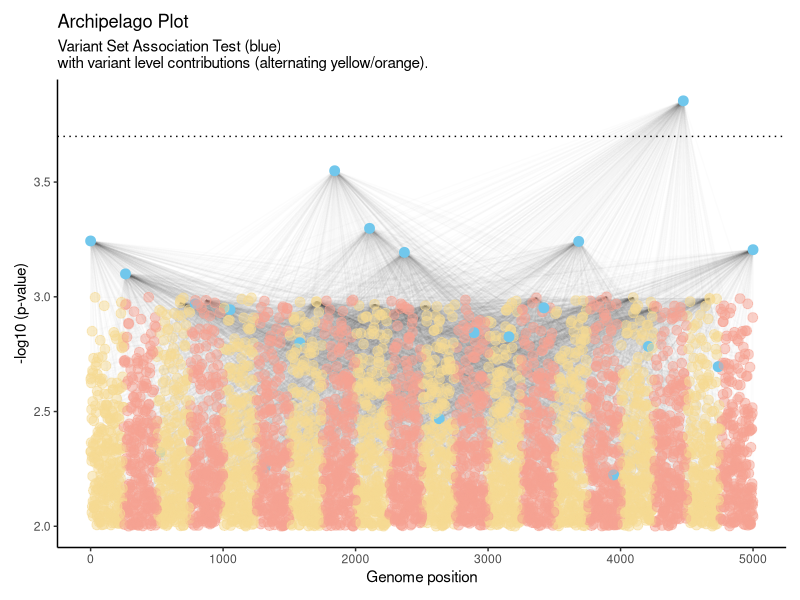
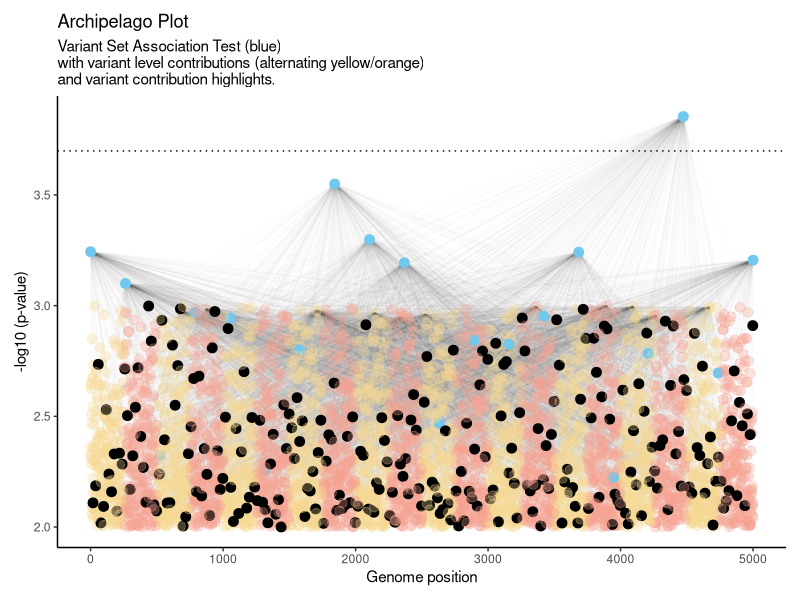
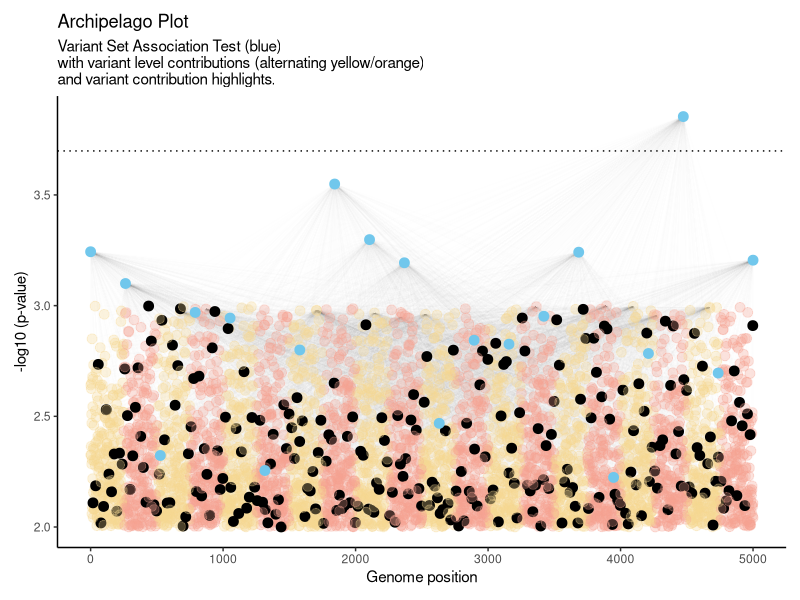

R code for these plots, in order:
# Archipelago Plot ----
library(ggplot2)
# Make synthetic data. 
# Pathway P-value is likely lower than variant P-values. 
# Set seed for reproducibility
set.seed(123)

# To do - replace coordinates with genomic Chromosome positions. 
# Assign rank per variant for simple plotting x-axis.

mulitpier <- 1
first <- 1
last <- 5000*mulitpier
MCLID_max <- 20
crit_val <- 0.0002
pval_max <- 0.001

alternating_colors_max <- 500*mulitpier
alternating_colors_min <- 250*mulitpier

# Sample df1: random numbers from a log-normal distribution
df1 <- data.frame(
  MCLID = seq(1, MCLID_max, by = 1),
  p_value = rlnorm(MCLID_max, meanlog = log(0.001), sdlog = 1)
)

df1$location <- NA

# Sample df2: random from range
df2 <- data.frame(
  MCLID = rep(seq(1, MCLID_max, by = 1), each = 1),
  location = first:last,
  p_value = runif(last, 0.001, 0.01)
)

# Merging df1 and df2
merged_df <- merge(df1, df2, all = T)

# Add a new column to specify pathway points
merged_df$metric <- ifelse(is.na(merged_df$location), "pathway", "variant")

# Calculate the total of locations per MCLID
location_sum <- aggregate(merged_df$location, by=list(merged_df$MCLID), FUN=sum, na.rm=TRUE)

# Rank MCLID by the sum of locations
location_sum$rank <- rank(location_sum$x) 

# Calculate the average location within each MCLID group from the original dataframe
average_location <- aggregate(merged_df$location, by=list(merged_df$MCLID), FUN=mean, na.rm=TRUE)

# Replace NA locations with the average location of their MCLID group
merged_df$location[is.na(merged_df$location)] <- average_location$x[match(merged_df$MCLID[is.na(merged_df$location)], average_location$Group.1)]

# Create a new grouping variable
merged_df$grouping <- with(merged_df, ave(location, MCLID, FUN = function(x) cumsum(!is.na(x))))

# Transform the p_value column
merged_df$p_value <- -log10(merged_df$p_value)


# Narmalise the MCLID location genome wide

merged_df$location <- ifelse(merged_df$metric == "pathway", 
                             (merged_df$location - min(merged_df$location[merged_df$metric == "pathway"])) / 
                               (max(merged_df$location[merged_df$metric == "pathway"]) - min(merged_df$location[merged_df$metric == "pathway"])) * last,
                             merged_df$location)

library(dplyr)

# Separate the data
pathway_points <- merged_df[merged_df$grouping == 1, ]
variant_points <- merged_df[merged_df$grouping > 1, ]

# Join the data
line_data <- variant_points %>%
  left_join(pathway_points, by = "MCLID", suffix = c("", "_pathway"))



# Add a new column for color groups
merged_df$color_group <- ifelse(merged_df$metric == "pathway", "Pathway", 
                                ifelse(((merged_df$location-1) %% alternating_colors_max) < alternating_colors_min,"Chr_A", "Chr_B"))

# Plotting
ggplot() +
  geom_segment(data = line_data, 
               aes(x = location_pathway, xend = location, y = p_value_pathway, yend = p_value), alpha = 0.01) +
  geom_point(data = merged_df, aes(x = location, y = p_value, color = color_group), size = 3, alpha = ifelse(merged_df$metric == "pathway", 1, 0.5)) +
  scale_color_manual(values = c('#f6d992', '#f6a192', '#71c7ec')) +
  ylab("-log10 (p-value)") +
  xlab("Genome position") +
  geom_hline(linetype="dotted", 
             yintercept=-log10(crit_val)) +
  theme_bw() +
  ggtitle("Archipelago Plot") + 
  labs(subtitle = "Variant Set Association Test (blue)\nwith variant level contributions (alternating yellow/orange).") +
theme(panel.grid.major = element_blank(),
      panel.grid.minor = element_blank(),
      panel.border = element_blank(),
      axis.line = element_line(color = "black"),
      plot.margin = margin(10, 10, 10, 10, "pt")) +
  guides(color = "none")

# Archipelago_plot_1_20_5k.pdf 6x4


# Version 2 - highlight variant individual contributions ----

# Create a new variable 'color_condition' that checks the condition
merged_df <- 
  merged_df %>%
  group_by(MCLID) %>%
  mutate(color_condition = 
           ifelse(any(p_value > -log10(crit_val)) & metric == "variant", 
                  "condition_met", 
                  color_group))

# Change the alpha variable accordingly
merged_df$alpha <- ifelse(merged_df$color_condition == "condition_met", 1, ifelse(merged_df$metric == "pathway", 1, 0.3))

# Plotting
ggplot() +
  geom_segment(data = line_data, 
               aes(x = location_pathway, xend = location, y = p_value_pathway, yend = p_value), alpha = 0.01) +
  geom_point(data = merged_df, aes(x = location, y = p_value, color = color_condition), size = 3, alpha = merged_df$alpha) +
  scale_color_manual(values = c('#f6d992', '#f6a192', 'black', '#71c7ec')) +
  ylab("-log10 (p-value)") +
  xlab("Genome position") +
  geom_hline(linetype="dotted", 
             yintercept=-log10(crit_val)) +
  theme_bw() +
  ggtitle("Archipelago Plot") + 
  labs(subtitle = "Variant Set Association Test (blue)\nwith variant level contributions (alternating yellow/orange)\nand variant contribution highlights.") +
  theme(panel.grid.major = element_blank(),
        panel.grid.minor = element_blank(),
        panel.border = element_blank(),
        axis.line = element_line(color = "black"),
        plot.margin = margin(10, 10, 10, 10, "pt")) +
  guides(color = "none")

# Archipelago_plot_2_20_5k.pdf 6x4


# Version 3 - very large set -----
# We will plot points as layers for higherarchy
# Subset the data
variant_df <- merged_df[merged_df$metric == "variant",]
pathway_df <- merged_df[merged_df$metric == "pathway",]

ggplot() +
  geom_segment(data = line_data, 
               aes(x = location_pathway, xend = location, y = p_value_pathway, yend = p_value), alpha = 0.005) +
  # Layer 1: variant points
  geom_point(data = variant_df, aes(x = location, y = p_value, color = color_condition), size = 3, alpha = variant_df$alpha) +
  # Layer 2: pathway points
  geom_point(data = pathway_df, aes(x = location, y = p_value, color = color_condition), size = 3, alpha = pathway_df$alpha) +
  scale_color_manual(values = c('#f6d992', '#f6a192', 'black', '#71c7ec')) +
  ylab("-log10 (p-value)") +
  xlab("Genome position") +
  geom_hline(linetype="dotted", 
             yintercept=-log10(crit_val)) +
  theme_bw() +
  ggtitle("Archipelago Plot") + 
  labs(subtitle = "Variant Set Association Test (blue)\nwith variant level contributions (alternating yellow/orange)\nand variant contribution highlights.") +
  theme(panel.grid.major = element_blank(),
        panel.grid.minor = element_blank(),
        panel.border = element_blank(),
        axis.line = element_line(color = "black"),
        plot.margin = margin(10, 10, 10, 10, "pt")) +
  guides(color = "none")

# Archipelago_plot_3_20_50k.pdf 6x4